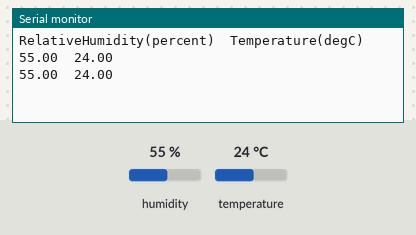
The sketch below on a simulated Arduino Uno, built with avr-gcc and run on an emulated ATmega328P. On the bench: the last lines printed to the serial monitor. Wiring (inferred from the names in the program): SHT3x sensor at I2C address 0x44. The test bench sets the inputs (shaded band); at power-on: humidity 55 %, temperature 24 °C.

Above: at 1.8 s.
1.9 s: humidity set to 22 %
At 2.4 s:
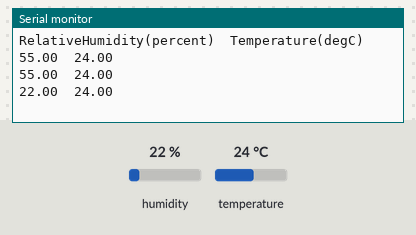
3.4 s: temperature set to 12 °C
At 4.7 s:
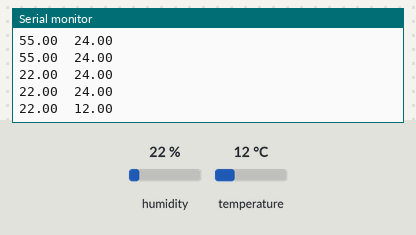
4.9 s: humidity set to 40 %
At 5.5 s:
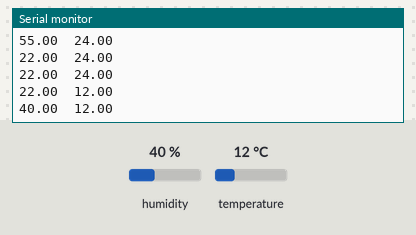
Timing chart, 0 to 7.9 s (numbered marks = the images above; inputs shaded):
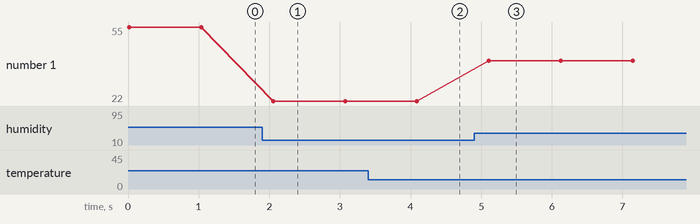

Measured:
- after the input at 1.9 s, the serial monitor: prints a new line after 0.16 s (image 1)
- after the input at 3.4 s, the serial monitor: prints a new line after 0.69 s (image 2)
- after the input at 4.9 s, the serial monitor: prints a new line after 0.21 s (image 3)
- plotted number 1: 55 → 22 after the input at 1.9 s, 22 → 40 after the input at 4.9 s

The sketch:

SHT3x_I2C_minimal_example.ino
```cpp
// (licence header left out)
#include <Wire.h>

// all digital sensors of the SHT3x (SHT3x-DIS) family are sharing the same interface
// SHT3x with I2C address A (Pin 2 connected to GND) = 0x44
// if I2C address B is used (Pin 2 connected to VDD), change address to 0x45
const int16_t SHT_ADDRESS = 0x44;

void setup() {
  Serial.begin(115200);
  // wait for serial connection from PC
  // comment the following line if you'd like the output
  // without waiting for the interface being ready
  while(!Serial);

  // output format
  Serial.println("RelativeHumidity(percent)\tTemperature(degC)");

  // init I2C
  Wire.begin();

  // wait until sensors are ready, < 1 ms according to datasheet
  delay(1);
}

void loop() {
  float temperature, humidity;
  uint8_t data[6], counter;

  // start sht measurement in high repeatability with clock stretching disabled
  Wire.beginTransmission(SHT_ADDRESS);
  Wire.write(0x24);
  Wire.write(0x00);
  Wire.endTransmission();

  // wait for measurement has finished according to datasheet > 15.5 ms
  delay(16);

  // read measurement data sht: 2 bytes T, 1 byte CRC, 2 bytes RH, 1 byte CRC
  Wire.requestFrom(SHT_ADDRESS, 6);
  counter = 0;
  while (Wire.available()) {
    data[counter++] = Wire.read();
  }

  // floating point conversion according to datasheet
  // convert T in degC
  temperature = -45 + 175 * (float)((uint16_t)data[0] << 8 | data[1]) / 65535;
  // convert RH in %
  humidity = 100 * (float)((uint16_t)data[3] << 8 | data[4]) / 65535;

  Serial.print(humidity);
  Serial.print("\t");
  Serial.print(temperature);
  Serial.println();

  // wait 1 s for next measurement
  delay(1000);
}
```
